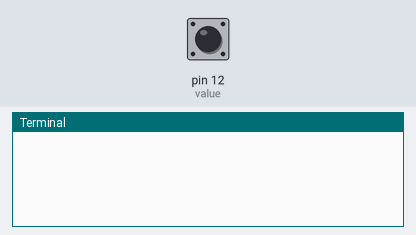
Recording of a program running on a simulated Raspberry Pi (header pin numbers). On the bench: the last lines printed to the terminal. The inputs (shaded band) are chosen by the test bench; at power-on: pin 12 (value) LOW.

Above: at 1.2 s.
1.3 s: pin 12 (value) pulled HIGH for 0.15 s
At 2.2 s:
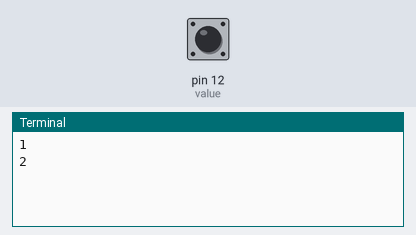
2.9 s: pin 12 (value) pulled HIGH for 1 s
At 5.0 s:
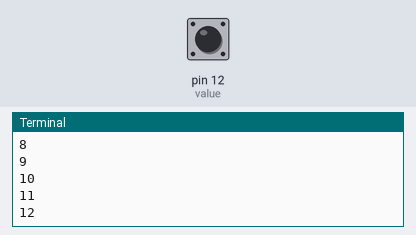
5.4 s: pin 12 (value) pulled HIGH for 0.15 s
At 6.6 s:
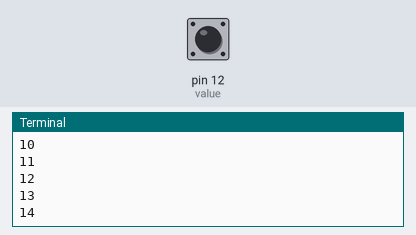
Timing chart, 0 to 8.4 s (numbered marks = the images above; inputs shaded):
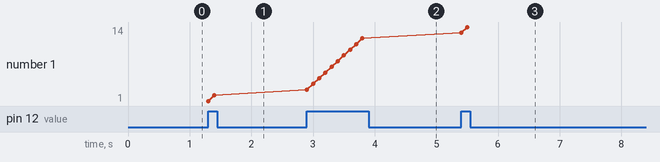

The program:

btn.py
```python
import RPi.GPIO as GPIO
import time

GPIO.setmode(GPIO.BOARD) #물리 핀 번호로 설정
GPIO.setup(12, GPIO.IN, pull_up_down = GPIO.PUD_DOWN)
count = 0

while True:
    value = GPIO.input(12) #12 값을 읽어 High라면
    if value == True:
        count += 1
        print(count)
    time.sleep(0.1)
```

Measured:
- after the input at 1.3 s, the terminal: prints a new line at once (image 1)
- after the input at 2.9 s, the terminal: prints a new line at once (image 2)
- after the input at 5.4 s, the terminal: prints a new line at once (image 3)
- plotted number 1: 2 → 12 after the input at 2.9 s, 12 → 14 after the input at 5.4 s
